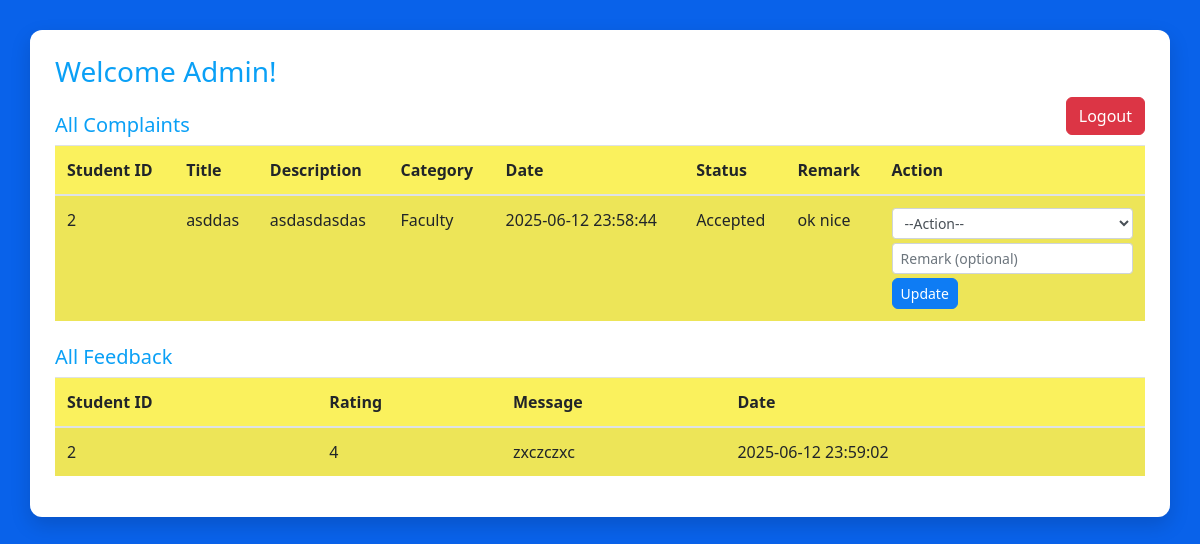
The page /admin/dashboard (signed in) on the database its author committed.
### tables this page shows
CREATE TABLE complaints (
    id INTEGER PRIMARY KEY AUTOINCREMENT,
    student_id INTEGER NOT NULL,
    title TEXT NOT NULL,
    description TEXT NOT NULL,
    category TEXT CHECK(category IN ('Hostel','WiFi','Canteen','Faculty','Library','Classroom')) NOT NULL,
    date TEXT NOT NULL,
    status TEXT CHECK(status IN ('Pending','Accepted','Rejected')) NOT NULL DEFAULT 'Pending',
    remark TEXT,
    FOREIGN KEY (student_id) REFERENCES users(id)
);

CREATE TABLE feedback (
    id INTEGER PRIMARY KEY AUTOINCREMENT,
    student_id INTEGER NOT NULL,
    rating INTEGER CHECK(rating BETWEEN 1 AND 5) NOT NULL,
    message TEXT,
    date TEXT NOT NULL,
    FOREIGN KEY (student_id) REFERENCES users(id)
);

### app.py (the view)
@app.route('/admin/dashboard')
def admin_dashboard():
    if 'user_id' not in session or session['role'] != 'admin':
        return redirect(url_for('login'))
    conn = get_db_connection()
    complaints = conn.execute('SELECT * FROM complaints ORDER BY date DESC').fetchall()
    feedbacks = conn.execute('SELECT * FROM feedback ORDER BY date DESC').fetchall()
    conn.close()
    return render_template('admin_dashboard.html', complaints=complaints, feedbacks=feedbacks, name=session.get('name'))

### app.py (called while the page is built)
def get_db_connection():
    conn = sqlite3.connect('complaint_management.db')
    conn.row_factory = sqlite3.Row
    return conn

### templates/admin_dashboard.html (shortened to what this page needs)
<!DOCTYPE html>
<html lang="en">
<head>
  <link href="https://cdn.jsdelivr.net/npm/bootstrap@4.6.1/dist/css/bootstrap.min.css" rel="stylesheet" />
</head>
<body>
  <div class="container">
    <h3>Welcome {{ name }}! </h3>
    <a href="{{ url_for('logout') }}" class="btn btn-danger float-right">Logout</a>
    <h5 class="mt-4">All Complaints</h5>
    <table class="table table-striped">
      <thead>
        <tr>
          <th>Student ID</th>
          <th>Title</th>
          <th>Description</th>
          <th>Category</th>
          <th>Date</th>
          <th>Status</th>
          <th>Remark</th>
          <th>Action</th>
        </tr>
      </thead>
      <tbody>
        {% for c in complaints %}
        <tr>
          <td>{{ c.student_id }}</td>
          <td>{{ c.title }}</td>
          <td>{{ c.description }}</td>
          <td>{{ c.category }}</td>
          <td>{{ c.date }}</td>
          <td>{{ c.status }}</td>
          <td>{{ c.remark or '' }}</td>
          <td>
            <form method="post" action="{{ url_for('update_complaint', complaint_id=c.id) }}">
              <select name="status" class="form-control form-control-sm" required>
                <option value="">--Action--</option>
              </select>
              <input type="text" name="remark" class="form-control form-control-sm mt-1" placeholder="Remark (optional)">
              <button type="submit" class="btn btn-sm btn-primary mt-1">Update</button>
            </form>
          </td>
        </tr>
        {% endfor %}
      </tbody>
    </table>
    <h5 class="mt-4">All Feedback</h5>
    <table class="table table-striped">
      <thead>
        <tr>
          <th>Student ID</th>
          <th>Rating</th>
          <th>Message</th>
          <th>Date</th>
        </tr>
      </thead>
      <tbody>
        {% for f in feedbacks %}
        <tr>
          <td>{{ f.student_id }}</td>
          <td>{{ f.rating }}</td>
          <td>{{ f.message }}</td>
          <td>{{ f.date }}</td>
        </tr>
        {% endfor %}
      </tbody>
    </table>
  </div>
</body>
</html>

### templates/admin_dashboard.html (style rules this page uses)
body { background: #0962ea; font-family: 'Segoe UI', sans-serif; }
.container { margin-top: 30px; background: #fff; padding: 25px; border-radius: 12px; box-shadow: 0 8px 20px rgba(0, 0, 0, 0.15); }
h3, h5 { color: #0aa0f6; }
.btn-primary { background-color: #0e7cf4; border-color: #0e7cf4; border-radius: 6px; }
.btn-danger { border-radius: 6px; }
table { background: #faf15d; }

### rows shown on the page
complaints: student_id "2", title "asddas", description "asdasdasdas", category "Faculty", date "2025-06-12 23:58:44", status "Accepted", remark "ok nice"
feedback: student_id "2", rating "4", message "zxczczxc", date "2025-06-12 23:59:02"

### other values the page prints
{{ name }} "Admin"
